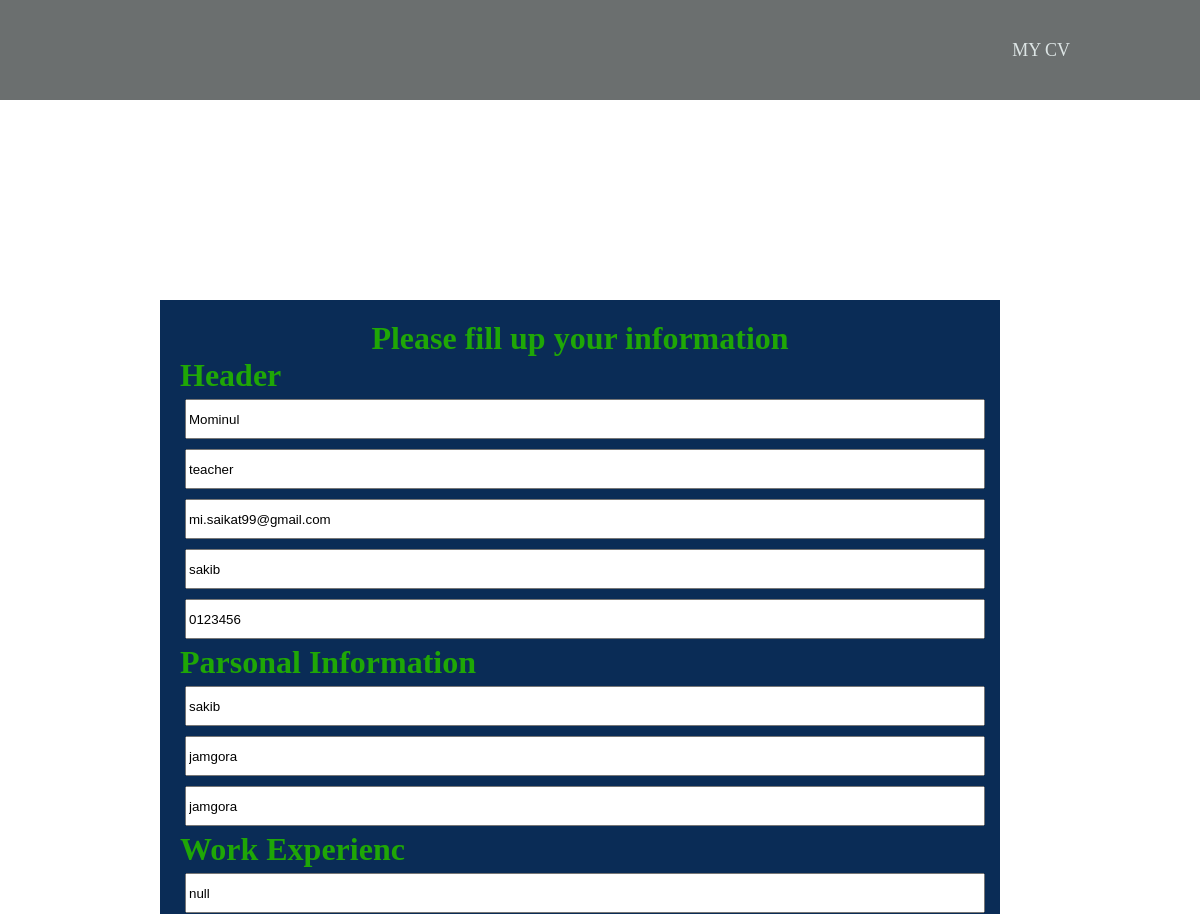
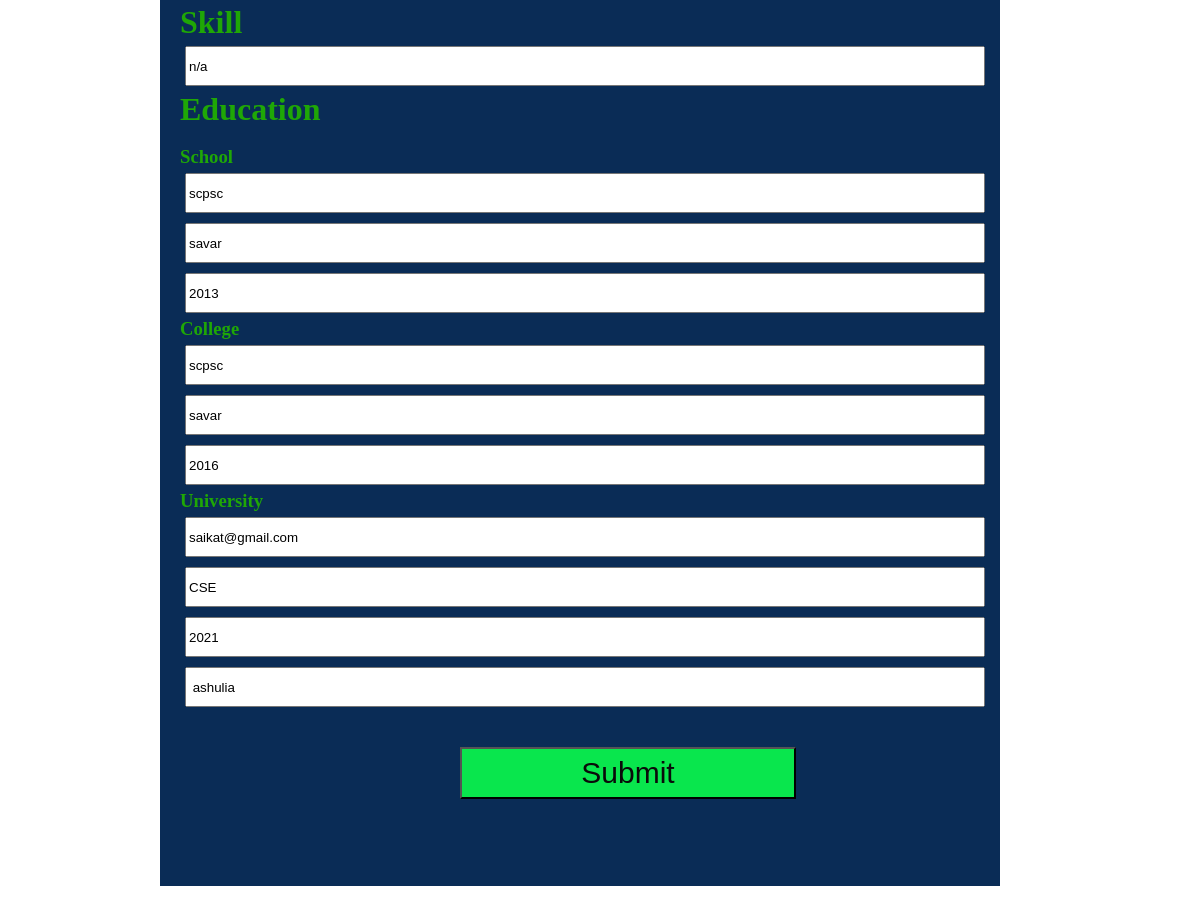
The app's page /editForm.php with its own data (2 pictures, top to bottom).
### tables this page shows
CREATE TABLE IF NOT EXISTS `user` (
  `id` int NOT NULL AUTO_INCREMENT,
  `db_hName` varchar(200) NOT NULL,
  `db_proName` varchar(200) NOT NULL,
  `db_email` varchar(200) NOT NULL,
  `db_fackboock` varchar(200) NOT NULL,
  `db_phoneNumber` varchar(200) NOT NULL,
  `db_pName` varchar(200) NOT NULL,
  `db_permanentAddress` varchar(200) NOT NULL,
  `db_presentAddress` varchar(200) NOT NULL,
  `db_workExperienc` varchar(200) NOT NULL,
  `db_skill` varchar(200) NOT NULL,
  `db_schoolName` varchar(200) NOT NULL,
  `db_schoolAddress` varchar(200) NOT NULL,
  `db_spYear` varchar(200) NOT NULL,
  `db_cName` varchar(200) NOT NULL,
  `db_cpYear` varchar(200) NOT NULL,
  `db_cAddress` varchar(200) NOT NULL,
  `db_uName` varchar(200) NOT NULL,
  `db_udName` varchar(200) NOT NULL,
  `db_upYear` varchar(200) NOT NULL,
  `db_uAddress` varchar(200) NOT NULL,
  `user_email` varchar(255) DEFAULT NULL,
  `image_name` varchar(191) DEFAULT NULL,
  PRIMARY KEY (`id`)
);

### editForm.php (the view, shortened to what this page needs)
<?php
require_once("connect.php");
$query = "SELECT * FROM user WHERE  user_email='".$_SESSION["userEmail"]."'";
$result = mysqli_query ($connect , $query);
$result = mysqli_fetch_assoc($result);
?>
<?php
require_once "header.php" ;
?>
<div class="tm2From">
    <center>
        <h1> Please fill up your information </h1>
    </center>
    <form action="updateProfile.php" method="post" accept-charset="utf-8" enctype="multipart/form-data">
        <h1>Header</h1>
        <input type="text" placeholder="Name" name="hname" value="<?= $result['db_hName'] ?>">
        <input type="text" placeholder="Professsion" name="proName" value="<?= $result['db_proName'] ?>">
        <input type="email" placeholder="Email" name="email" value="<?= $result['db_email'] ?>">
        <input type="text" placeholder="Faceboock" name="fackboock" value="<?= $result['db_fackboock'] ?>">
        <input type="text" placeholder="Phone Number" name="phoneNumber" value="<?= $result['db_phoneNumber'] ?>">
        <h1>Parsonal Information</h1>
        <input type="text" placeholder="Name" name="pName" value="<?=$result['db_pName']  ?>">
        <input type="text" placeholder="Permanent Address" name="permanentAddress" value="<?=$result['db_permanentAddress']  ?>">
        <input type="text" placeholder="Present Address" name="presentAddress" value="<?= $result['db_presentAddress'] ?>">
        <h1>Work Experienc</h1>
        <input type="text" placeholder="Work Experienc" name="workExperienc" value="<?=$result['db_workExperienc']  ?>">
        <h1>Skill</h1>
        <input type="text" placeholder="Skill" name="skill" value="<?=$result['db_skill']  ?>">
        <h1>Education</h1><br>
        <h3>School</h3>
        <input type="text" placeholder="School Name" name="schoolName" value="<?=$result['db_schoolName']  ?>">
        <input type="text" placeholder="School Address" name="schoolAddress" value="<?=$result['db_schoolAddress']  ?>">
        <input type="text" placeholder="Passing year" name="spYear" value="<?=$result['db_spYear']  ?>">
        <h3>College</h3>
        <input type="text" placeholder="College Name" name="cName" value="<?= $result['db_cName'] ?>">
        <input type="text" placeholder="Pssing Year" name="cpYear" value="<?= $result['db_cpYear'] ?>">
        <input type="text" placeholder="College Address" name="cAddress" value="<?= $result['db_cAddress'] ?>">
        <h3>University</h3>
        <input type="text" placeholder="University Name" name="uName" value="<?= $result['db_uName'] ?>">
        <input type="text" placeholder="Department" name="udName" value="<?=$result['db_udName']  ?>">
        <input type="text" placeholder="Pssing Year" name="upYear" value="<?=$result['db_upYear']  ?>">
        <input type="text" placeholder="University Address" name="uAddress" value="<?=$result['db_uAddress']  ?>">
        <input type="submit" name="submit" class="user_form" value="Submit">
    </form>

### header.php (shortened to what this page needs)
<!DOCTYPE html>
<html>
<head>
	<link rel="stylesheet" href="index.css">
</head>
<body>
	<header  class="">
		<nav class="nav_Link">
			<ul>
			<?php
					if ( isset($_SESSION["userEmail"])) {
						echo '<li><a href="home.php" title="">Home</a></li>';
						echo '<li><a href="logout_cor.php" title="">Logout</a></li>';
						echo '<li><a href="#" title="">About</a></li>';
				}
				else{
					echo '<li><a href="#" title="">MY CV</a></li>';
				}
			?>
			</ul>
		</nav>
	</header>
</body>
</html>

### index.css (style rules this page uses)
* { box-sizing: border-box; margin: 0; padding: 0; }
li , a , h2 { font-weight: 500; font-size: 18px; color: #DDE5E5; text-decoration: none; }
body { background-image: url(image/2.jpg); background-repeat: no-repeat; background-size: cover; }
header { display: flex; justify-content: space-between; align-items: center; padding: 30px 10% ; height: 100px; width: 100%; background-color: #6B6F6F ; }
.nav_Link { list-style-type: none; }
.nav_Link li { display: inline-block; padding: 0px 10px; }
.tm2From { display: table-caption; background-color: #0a2c56; height: 1500px; width: 70%; float: right; margin: 200px; color: #1fa706; padding: 20px; }
input[type="text"] { margin: 5px; padding: 2px; height: 40px; width: 100%; }
input[type="email"] { margin: 5px; padding: 2px; height: 40px; width: 100%; }
.user_form { height: 52px; width: 336px; margin-top: 35px; margin-left: 35%; background-color: #09e64d; font-size: 30px; color: #0a0a0a; }

### records on screen
user: hname "Mominul", proName "teacher", email "mi.saikat99@gmail.com", fackboock "sakib", phoneNumber "0123456", pName "sakib", permanentAddress "jamgora", presentAddress "jamgora", workExperienc "null", skill "n/a", schoolName "scpsc", schoolAddress "savar", spYear "2013", cName "scpsc", cpYear "savar", cAddress "2016", uName "saikat@gmail.com", udName "CSE", upYear "2021", uAddress "ashulia"
